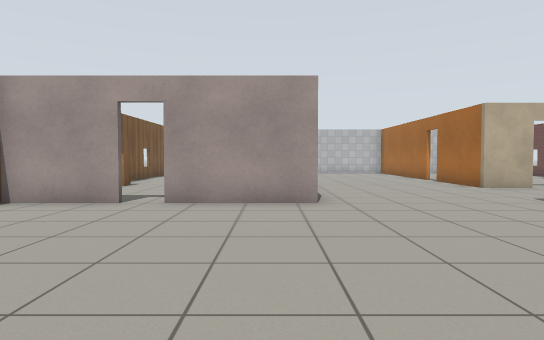
[1] (above)

18 first-person views from a walk through a Gazebo world. The camera is 0.9 m above the floor, tilts 2° down and sees 75° across. The floor is counted in squares, 1 m on a side. Each view is taken from the middle of a square. On the plan, view 1 faces up. The plan holds only what a view shows up to about 12 squares ahead; the rest is blank. The robots in the file are not drawn. Gazebo's built-in surfaces are drawn with simple patterns.

[2]
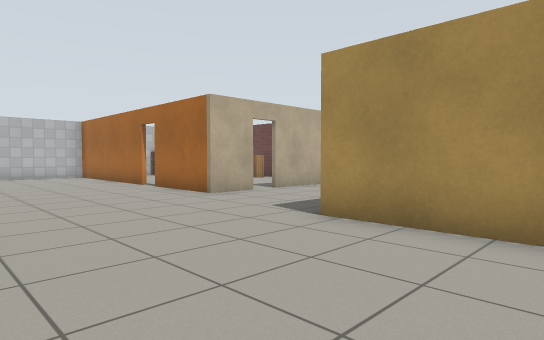

[3]
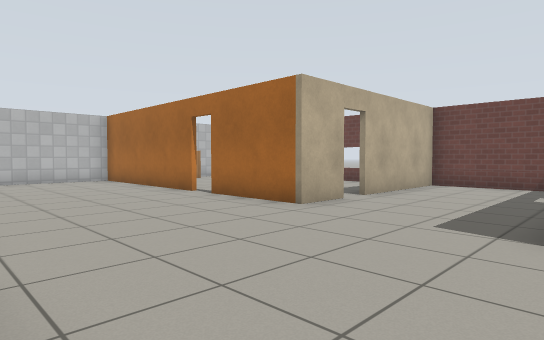

[4]
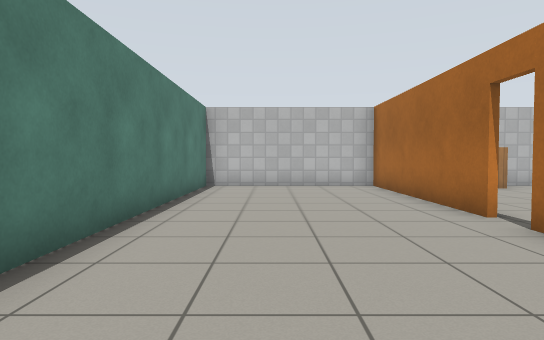

[5]
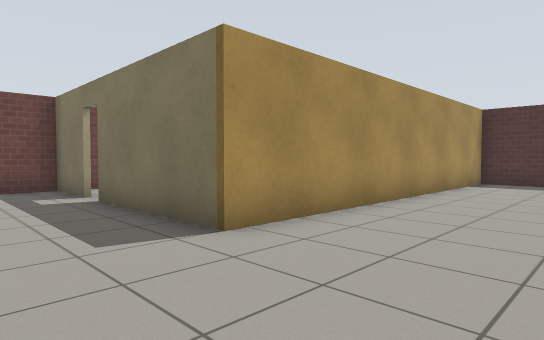

[6]
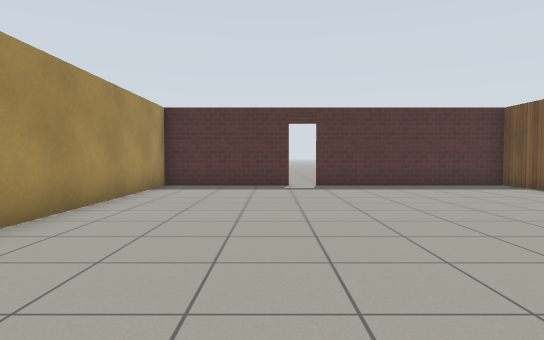

[7]
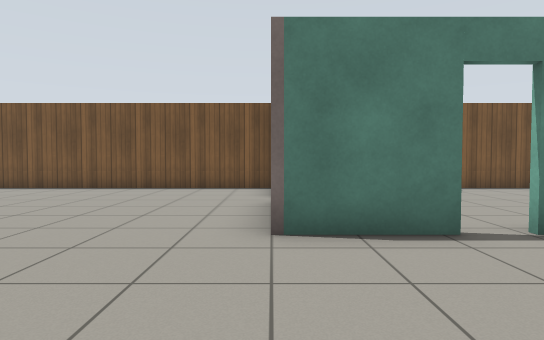

[8]
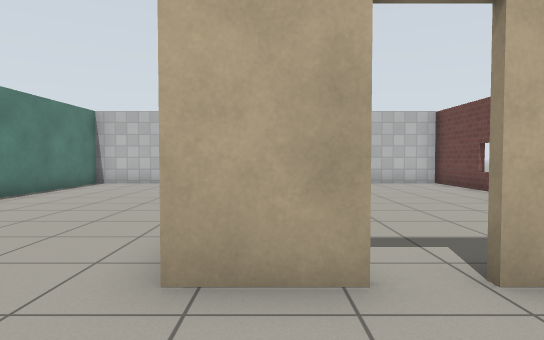

[9]
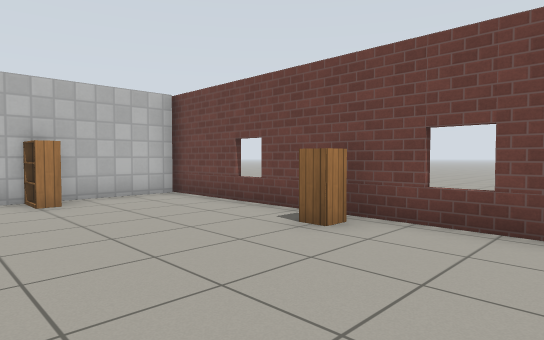

[10]
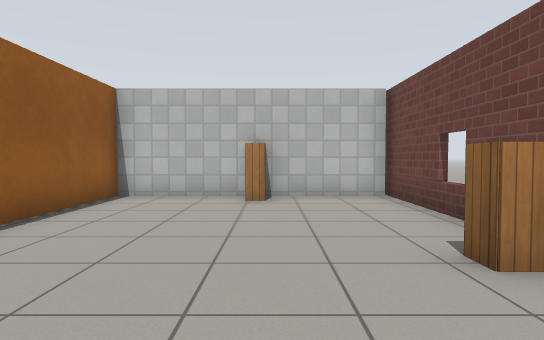

[11]
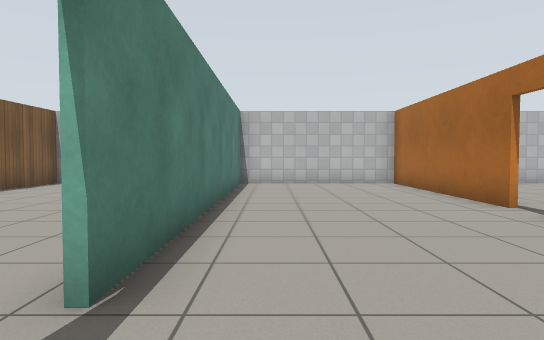

[12]
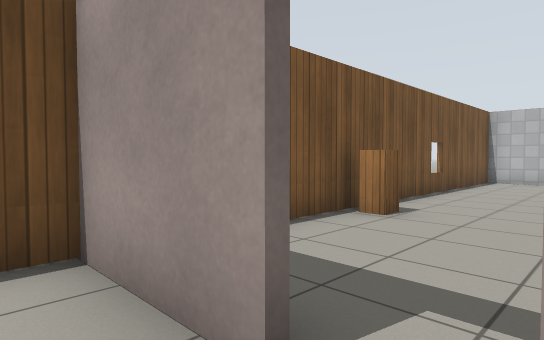

[13]
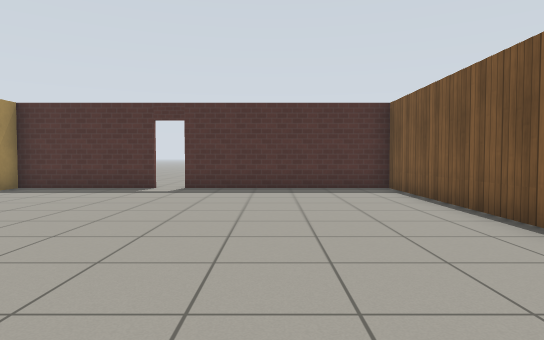

[14]
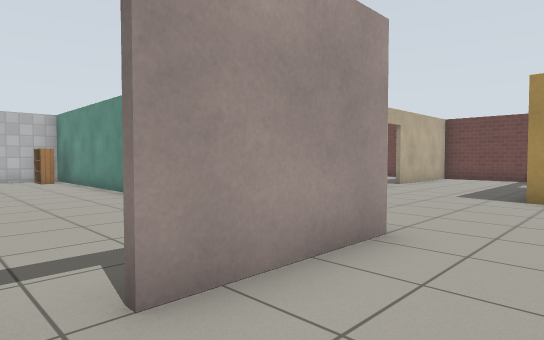

[15]
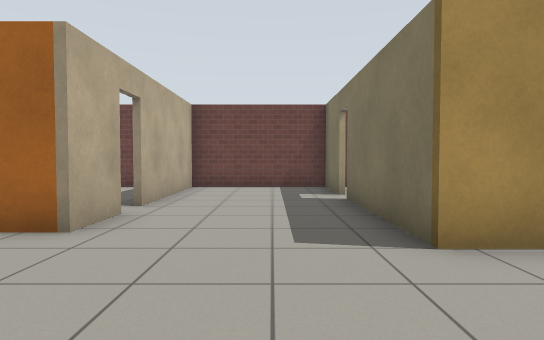

[16]
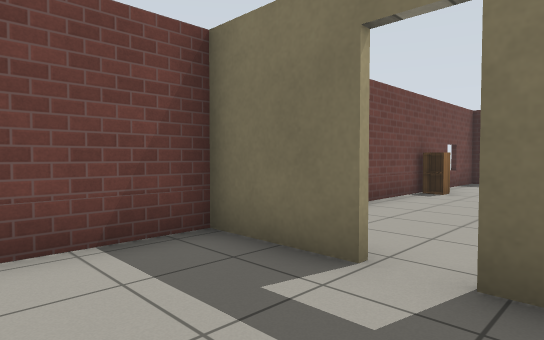

[17]
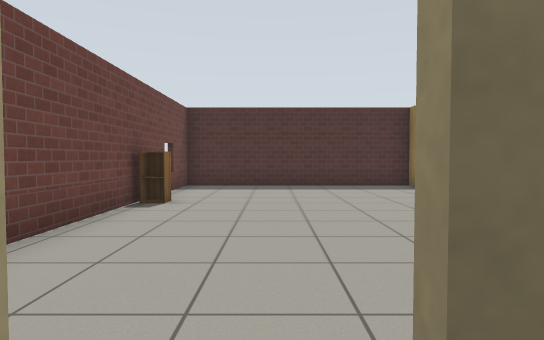

[18]
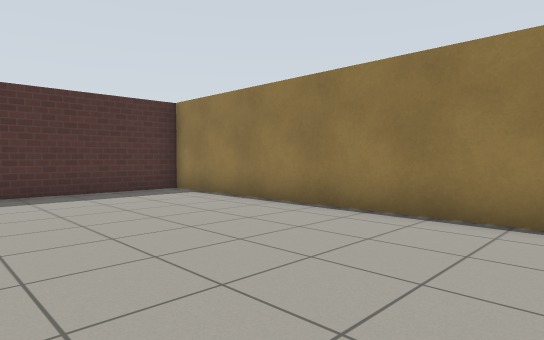

### Floor plan
Key: @ floor where view 1 was taken; # wall or solid block; . floor; D open door; C cabinet; B bookshelf; T thing the floor can be seen under or through.
Columns run from 5 left of view 1 to 13 right of it. Each row starts with its distance up from view 1.
 21                   #
 20 ##    #########B###
 19 #.  .B#....#......#
 18 #.  . #....#......#
 17 #.. ..#....#......#
 16 #.. ..#....#......#
 15 #.....#....#.....C#
 14 #.....#....D......#
 13 #.....#....# .....#
 12 C.....#....# .....#
 11 C.... T....##D#####
 10  .... D......D....#
  9  .... D...........#
  8  ...  #...........#
  7 ##DD###...........#
  6 #..........####D###
  5 #..........#......#
  4 #..........#......
  3 #..........#......
  2 #..........#......#
  1 #..........#......#
  0 #....@.....#.....C#
 -1 #..........#......#
 -2 #..........#......#
 -3 #..........#......#
 -4 ######D############
 -5       D

Where each view was taken, in squares from view 1:
view 1: 0 up, 0 right, facing up
view 2: 3 up, 1 right, facing up-right
view 3: 6 up, 1 right, facing up-right
view 4: 9 up, 3 right, facing up
view 5: 9 up, 2 right, facing down-right
view 6: 7 up, 2 right, facing down
view 7: 7 up, 5 right, facing left
view 8: 8 up, 7 right, facing up
view 9: 12 up, 8 right, facing up-right
view 10: 12 up, 10 right, facing up
view 11: 8 up, 2 right, facing up
view 12: 6 up, 2 left, facing up-left
view 13: 6 up, 2 left, facing down
view 14: 5 up, 3 left, facing up-right
view 15: 8 up, 2 right, facing right
view 16: 9 up, 9 right, facing down-right
view 17: 7 up, 10 right, facing down
view 18: 5 up, 11 right, facing down-left
